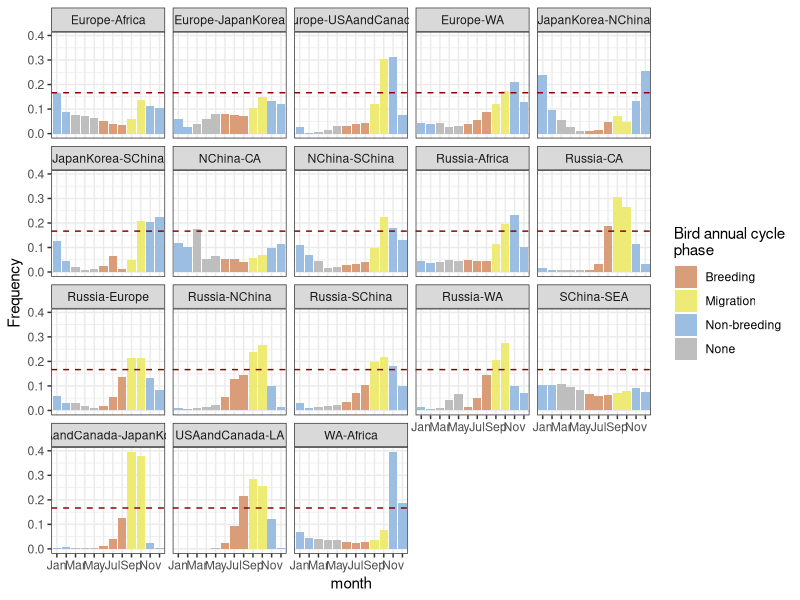
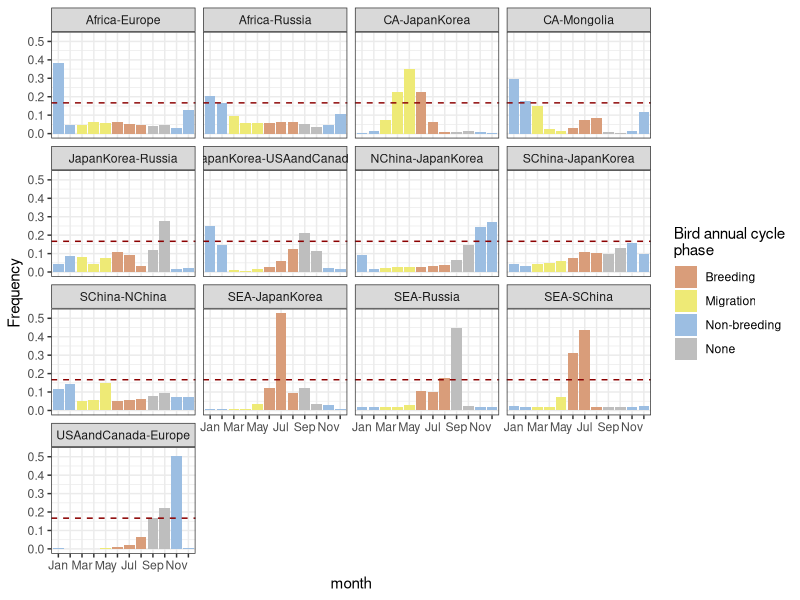
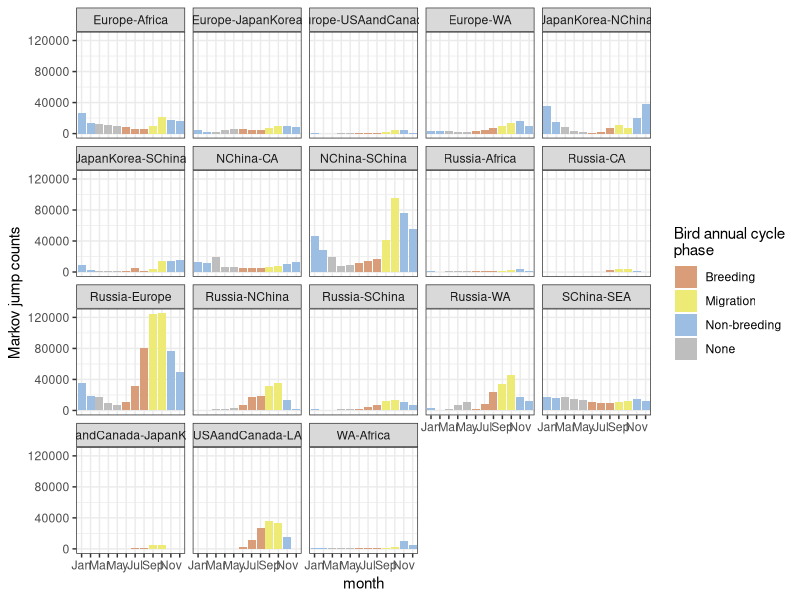
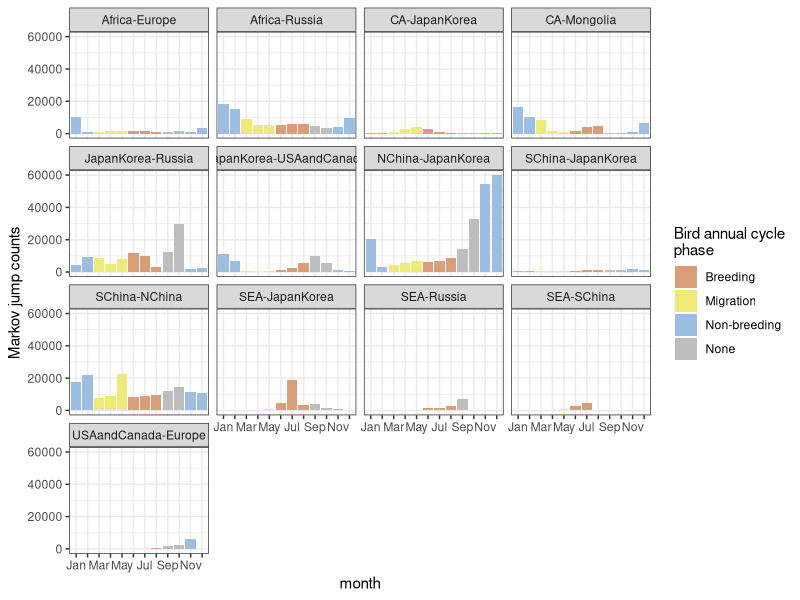
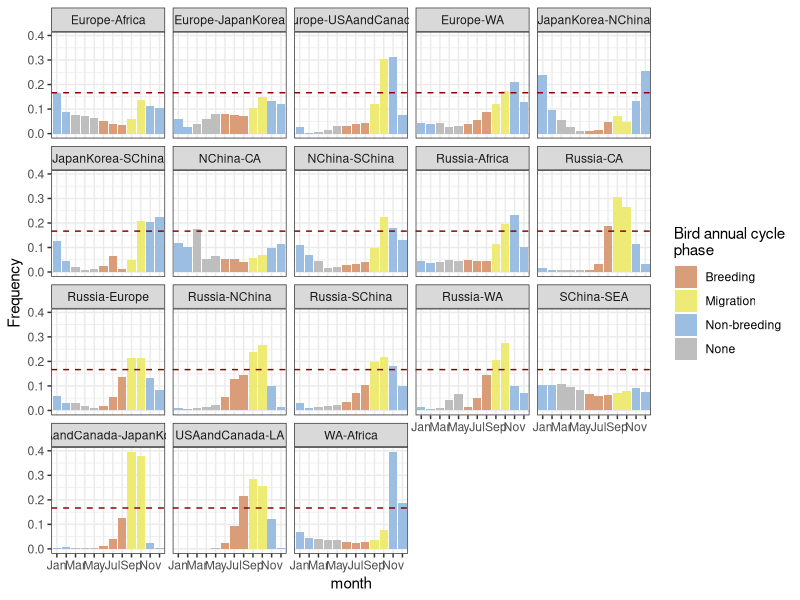
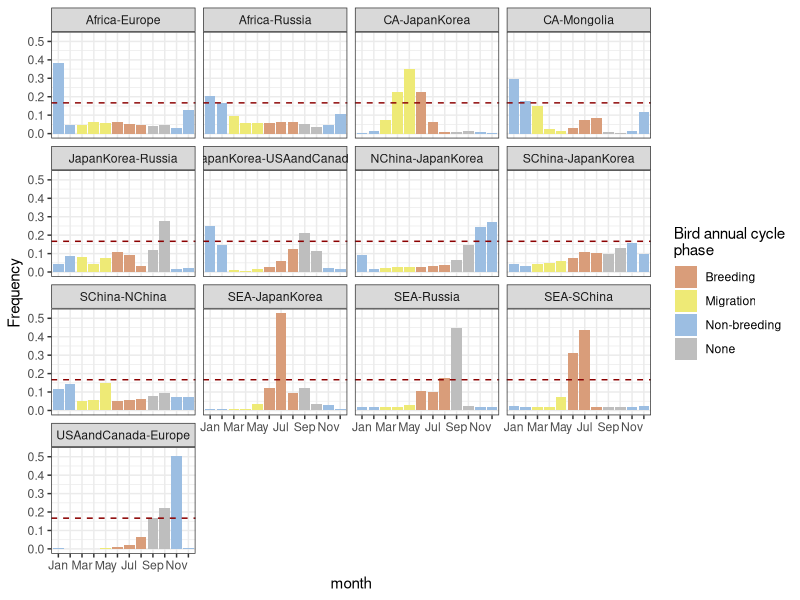
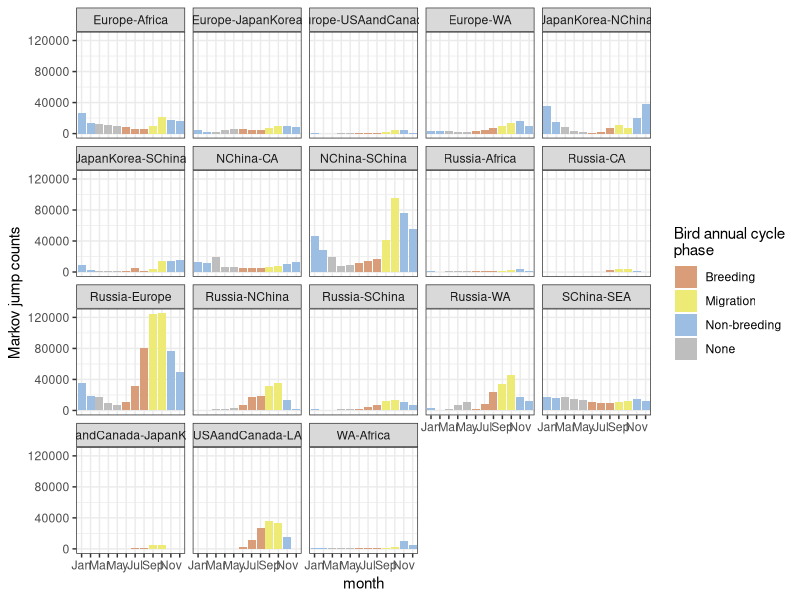
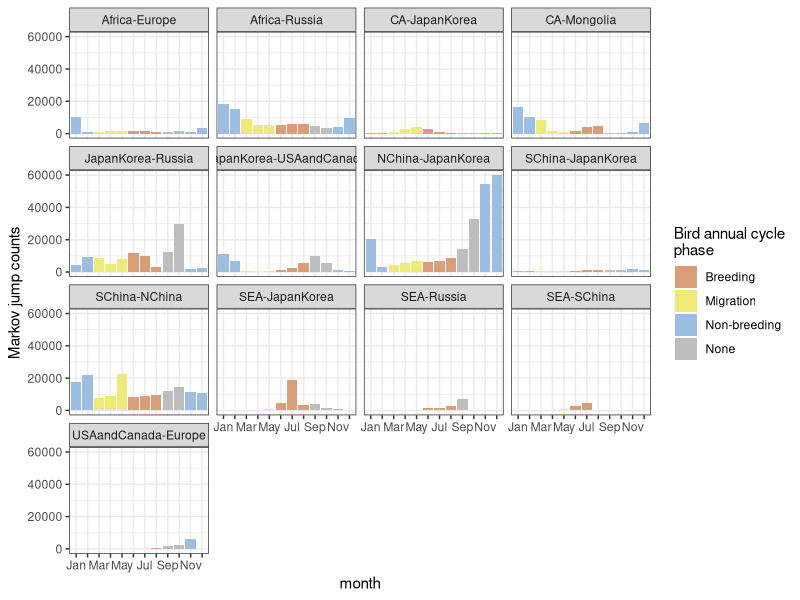

Here is the R script that generated these plots, in order:
# setwd('/Users/qiqiy/Documents/P2_WAI/manuscript/HPAI_Bird_world/Scripts/Correlation_bird_virus_continuous/code')
setwd('/Users/qiqiy/Documents/P2_WAI/manuscript/HPAI_Bird_world/Scripts/4Markov_jump')
# mj <- read.csv('../data/virus_od_month_migtimes_bf3.csv')
# mj <- read.csv('virus_od_month_migtimes_bf3_2.3.2.1.csv')
mj <- read.csv('virus_od_month_migtimes_bf3_2.3.4.4New.csv')
library(dplyr)

# loc <- read.csv('2.3.2.1f_location.csv')
loc <- read.csv('2.3.4.4Newf_location.csv')

for(i in 1:nrow(mj)){
  mj[i,'origin'] <- strsplit(mj[i,'od'],'-')[[1]][1]
  mj[i,'dest'] <- strsplit(mj[i,'od'],'-')[[1]][2]
}


mj <- mj %>%
  inner_join(loc,by=c('origin'='Location'))  %>%
  inner_join(loc,by=c('dest'='Location')) %>%
  mutate(direction=ifelse(lat.x-lat.y<0,'SN','NS'),delta_lat=lat.x-lat.y) %>%
  arrange(delta_lat)
routes <- unique(mj$od)
mj_yr <- mj %>%
  group_by(od) %>%
  summarise(yr_count=sum(counts))

mj <- mj %>%
  left_join(mj_yr) %>%
  mutate(freq = counts/yr_count)

month_bird_range <- read.table('month_bird_range.txt',header = TRUE)
library(tidyr)
month_bird_range <- month_bird_range %>%
  pivot_longer(cols=c('NS','SN'),names_to = 'direction',values_to = 'bird_range')
  

mj.color <- mj %>%
  left_join(month_bird_range,by=c("month"="Month","direction"="direction"))
  
library(ggplot2)
ggplot(data=mj.color %>% filter(direction=="NS"),mapping=aes(x=month,y=freq,fill=bird_range))+
  geom_col()+
  scale_x_discrete(limits = c("Jan", "Feb","Mar","Apr","May","Jun","Jul",
                              "Aug","Sep","Oct","Nov","Dec"), 
                   labels=c("Jan", "","Mar","","May",
                            "","Jul","","Sep","","Nov","")) + 
  facet_wrap(~od) +
  scale_fill_manual(values=c('#D99D7A','#EEEA76','#9CBEE2','grey'))+
  geom_hline(yintercept=1/6,linetype='dashed',colour='darkred') +
  ylab('Frequency') +
  labs(fill="Bird annual cycle\nphase")+
  theme_bw()
ggsave(filename='MarkovJumpMonthDis_NS_2.3.2.1.png',width=9,height=6)
# ggsave(filename='MarkovJumpMonthDis_NS_2.3.4.4New.png',width=11)

ggplot(data=mj.color %>% filter(direction=="SN"),mapping=aes(x=month,y=freq,fill=bird_range))+
  geom_col()+
  scale_x_discrete(limits = c("Jan", "Feb","Mar","Apr","May","Jun","Jul",
                              "Aug","Sep","Oct","Nov","Dec"), 
                   labels=c("Jan", "","Mar","","May",
                            "","Jul","","Sep","","Nov","")) + 
  facet_wrap(~od) +
  scale_fill_manual(values=c('#D99D7A','#EEEA76','#9CBEE2','grey'))+
  geom_hline(yintercept=1/6,linetype='dashed',colour='darkred') +
  ylab('Frequency') +
  labs(fill="Bird annual cycle\nphase")+
  theme_bw()
ggsave(filename='MarkovJumpMonthDis_SN_2.3.2.1.png',width=9,height=6)
# ggsave(filename='MarkovJumpMonthDis_SN_2.3.4.4New.png',width=10)

ggplot(data=mj.color %>% filter(direction=="NS"),mapping=aes(x=month,y=counts,fill=bird_range))+
  geom_col()+
  scale_x_discrete(limits = c("Jan", "Feb","Mar","Apr","May","Jun","Jul",
                              "Aug","Sep","Oct","Nov","Dec"), 
                   labels=c("Jan", "","Mar","","May",
                            "","Jul","","Sep","","Nov","")) + 
  facet_wrap(~od) +
  scale_fill_manual(values=c('#D99D7A','#EEEA76','#9CBEE2','grey'))+
  # geom_hline(yintercept=1/6,linetype='dashed',colour='darkred') +
  ylab('Markov jump counts') +
  labs(fill="Bird annual cycle\nphase")+
  theme_bw()
ggsave(filename='MarkovJumpCountsMonthDis_NS_2.3.2.1.png',width=9,height=6)
# ggsave(filename='MarkovJumpCountsMonthDis_NS_2.3.4.4New.png',width=11)
ggplot(data=mj.color %>% filter(direction=="SN"),mapping=aes(x=month,y=counts,fill=bird_range))+
  geom_col()+
  scale_x_discrete(limits = c("Jan", "Feb","Mar","Apr","May","Jun","Jul",
                              "Aug","Sep","Oct","Nov","Dec"), 
                   labels=c("Jan", "","Mar","","May",
                            "","Jul","","Sep","","Nov","")) + 
  facet_wrap(~od) +
  scale_fill_manual(values=c('#D99D7A','#EEEA76','#9CBEE2','grey'))+
  # geom_hline(yintercept=1/6,linetype='dashed',colour='darkred') +
  ylab('Markov jump counts') +
  labs(fill="Bird annual cycle\nphase")+
  theme_bw()

ggsave(filename='MarkovJumpCountsMonthDis_SN_2.3.2.1.png',width=9,height=6)
# ggsave(filename='MarkovJumpCountsMonthDis_SN_2.3.4.4New.png',width=10)

